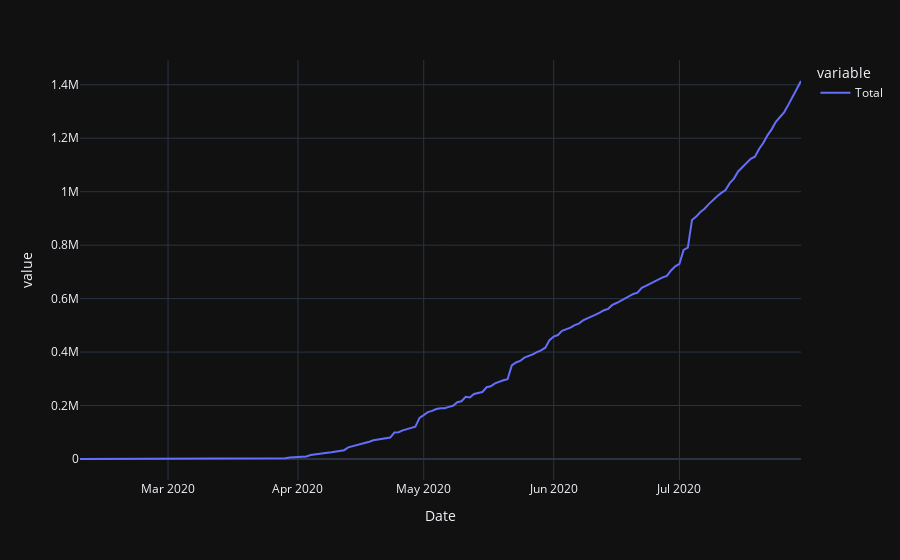

Notebook code cell kept with this figure:
### Markdown cell above
## Recovery

### Code cell
data=create_data_frame('Recovery')
plot_data_frame()

### Figure 1 — Plotly figure (JSON) as saved in the notebook; plotly's stock layout.template omitted (floating-point values rounded to 4 significant figures; data arrays with more than 128 entries replaced by an {"elided": "..."} marker saying what was removed)
{"data": [{"hovertemplate": "variable=Total<br>Date=%{x}<br>value=%{y}<extra></extra>", "legendgroup": "Total", "line": {"color": "#636efa", "dash": "solid"}, "mode": "lines", "name": "Total", "orientation": "v", "showlegend": true, "type": "scatter", "x": {"elided": "173 str values"}, "xaxis": "x", "y": {"elided": "173 int values"}, "yaxis": "y"}], "layout": {"legend": {"title": {"text": "variable"}, "tracegroupgap": 0}, "margin": {"t": 60}, "xaxis": {"anchor": "y", "domain": [0, 1], "title": {"text": "Date"}}, "yaxis": {"anchor": "x", "domain": [0, 1], "title": {"text": "value"}}}}
